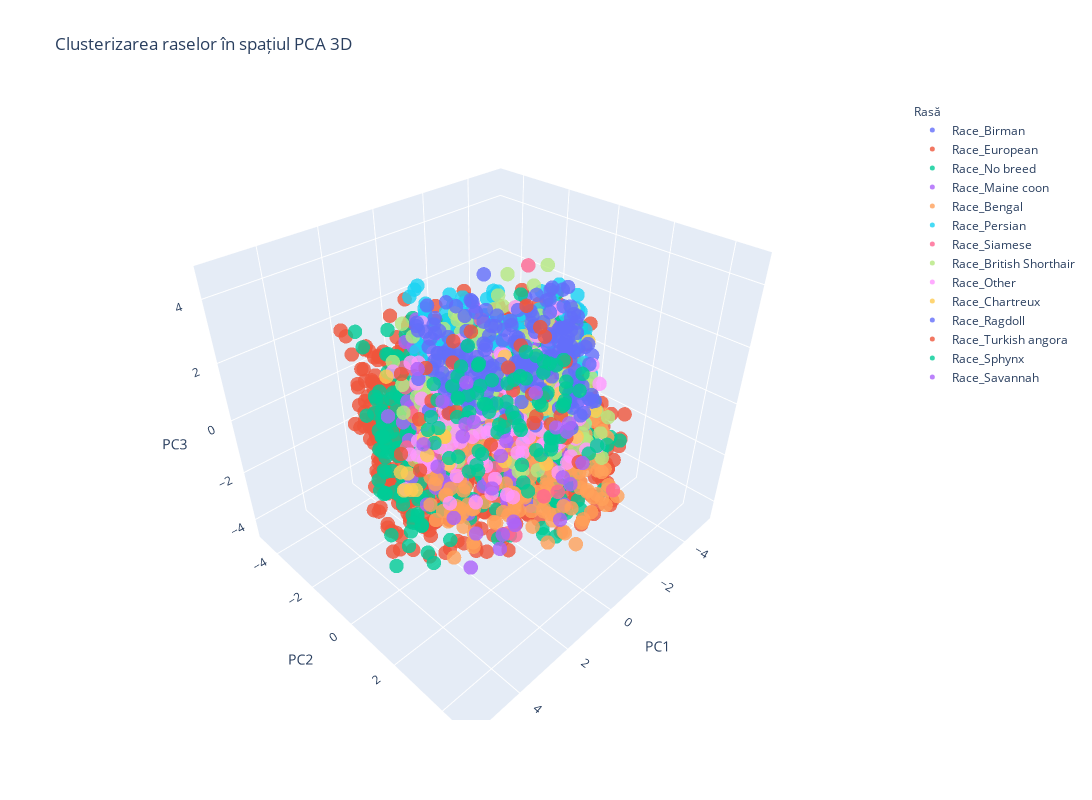

The code cell stored with this chart in its notebook:
### Code cell
visualize_race_clusters_3d_interactive(df_encoded)

### Figure 1 — Plotly figure (JSON) as saved in the notebook; plotly's stock layout.template omitted (floating-point values rounded to 4 significant figures; data arrays with more than 128 entries replaced by an {"elided": "..."} marker saying what was removed)
{"data": [{"hovertemplate": "Rasă=Race_Birman<br>Componenta principală 1=%{x}<br>Componenta principală 2=%{y}<br>Componenta principală 3=%{z}<extra></extra>", "legendgroup": "Race_Birman", "marker": {"color": "#636efa", "opacity": 0.8, "size": 5, "symbol": "circle"}, "mode": "markers", "name": "Race_Birman", "scene": "scene", "showlegend": true, "type": "scatter3d", "x": {"elided": "192 float values"}, "y": {"elided": "192 float values"}, "z": {"elided": "192 float values"}}, {"hovertemplate": "Rasă=Race_European<br>Componenta principală 1=%{x}<br>Componenta principală 2=%{y}<br>Componenta principală 3=%{z}<extra></extra>", "legendgroup": "Race_European", "marker": {"color": "#EF553B", "opacity": 0.8, "size": 5, "symbol": "circle"}, "mode": "markers", "name": "Race_European", "scene": "scene", "showlegend": true, "type": "scatter3d", "x": {"elided": "1018 float values"}, "y": {"elided": "1018 float values"}, "z": {"elided": "1018 float values"}}, {"hovertemplate": "Rasă=Race_No breed<br>Componenta principală 1=%{x}<br>Componenta principală 2=%{y}<br>Componenta principală 3=%{z}<extra></extra>", "legendgroup": "Race_No breed", "marker": {"color": "#00cc96", "opacity": 0.8, "size": 5, "symbol": "circle"}, "mode": "markers", "name": "Race_No breed", "scene": "scene", "showlegend": true, "type": "scatter3d", "x": {"elided": "482 float values"}, "y": {"elided": "482 float values"}, "z": {"elided": "482 float values"}}, {"hovertemplate": "Rasă=Race_Maine coon<br>Componenta principală 1=%{x}<br>Componenta principală 2=%{y}<br>Componenta principală 3=%{z}<extra></extra>", "legendgroup": "Race_Maine coon", "marker": {"color": "#ab63fa", "opacity": 0.8, "size": 5, "symbol": "circle"}, "mode": "markers", "name": "Race_Maine coon", "scene": "scene", "showlegend": true, "type": "scatter3d", "x": {"elided": "197 float values"}, "y": {"elided": "197 float values"}, "z": {"elided": "197 float values"}}, {"hovertemplate": "Rasă=Race_Bengal<br>Componenta principală 1=%{x}<br>Componenta principală 2=%{y}<br>Componenta principală 3=%{z}<extra></extra>", "legendgroup": "Race_Bengal", "marker": {"color": "#FFA15A", "opacity": 0.8, "size": 5, "symbol": "circle"}, "mode": "markers", "name": "Race_Bengal", "scene": "scene", "showlegend": true, "type": "scatter3d", "x": {"elided": "238 float values"}, "y": {"elided": "238 float values"}, "z": {"elided": "238 float values"}}, {"hovertemplate": "Rasă=Race_Persian<br>Componenta principală 1=%{x}<br>Componenta principală 2=%{y}<br>Componenta principală 3=%{z}<extra></extra>", "legendgroup": "Race_Persian", "marker": {"color": "#19d3f3", "opacity": 0.8, "size": 5, "symbol": "circle"}, "mode": "markers", "name": "Race_Persian", "scene": "scene", "showlegend": true, "type": "scatter3d", "x": {"elided": "192 float values"}, "y": {"elided": "192 float values"}, "z": {"elided": "192 float values"}}, {"hovertemplate": "Rasă=Race_Siamese<br>Componenta principală 1=%{x}<br>Componenta principală 2=%{y}<br>Componenta principală 3=%{z}<extra></extra>", "legendgroup": "Race_Siamese", "marker": {"color": "#FF6692", "opacity": 0.8, "size": 5, "symbol": "circle"}, "mode": "markers", "name": "Race_Siamese", "scene": "scene", "showlegend": true, "type": "scatter3d", "x": [0.9338, 0.7163, 2.881, 0.1288, 0.9793, -1.924, 1.603, -0.4616, 0.5975, 3.639, -0.6227, -0.2166, 0.2512, -0.2029, -0.6554, 0.2132, -1.869, 0.8871, 1.297, 0.2328, 1.251, -0.229, -0.182, 0.484, -1.842, 0.7659, -0.5453, -0.08742, -1.473, -0.5672, 2.018, 0.7366, -0.1406, -0.298, -0.8355, -2.095, -0.8751, -1.381, -2.125, -1.269, -2.639, 1.694, -0.8052, 2.06, 2.957, 1.299, 3.02, 2.342, 1.42, -0.4471, -0.6109, 1.857, 2.304, 1.373, -1.156, 1.869, 1.343, -0.3324], "y": [-2.35, 2.765, 1.557, -1.935, 1.047, 2.006, 0.748, 0.9601, 3.62, 0.5923, 2.384, 2.052, 2.763, -0.7148, 0.7761, -1.123, 0.1403, 1.627, 2.026, -0.1711, 1.405, 0.7183, 1.204, 3.64, 0.6186, 1.113, 1.555, -0.2715, -1.487, -1.293, 1.928, 0.327, 2.596, 4.431, 0.1714, 1.974, 1.875, 1.523, 0.7198, -0.2939, 0.7358, 0.1538, 0.5786, -0.7986, 0.8903, 2.298, 0.7609, -0.8009, -2.309, -0.5857, 2.274, 0.7581, -1.304, -1.454, -0.4417, 3.097, -0.9166, -1.092], "z": [0.8024, 2.898, 0.4966, -2.819, -1.688, -0.5629, -0.8731, -2.465, 0.6543, 2.83, 2.397, -2.295, 2.267, 1.132, 2.661, 0.4847, -1.433, -3.385, 0.01709, 0.7968, -0.6937, -0.5339, -1.642, 1.116, 2.429, 1.425, -0.09792, 1.0, -1.176, 0.3985, -0.1694, 3.522, 1.629, -0.6161, 1.285, 0.05269, 2.443, 2.393, 0.4119, -1.753, -0.4099, 2.212, 4.667, -0.2963, 0.5104, -2.717, 2.586, 0.7012, 1.145, -0.3498, -2.218, 0.7255, -0.8663, -1.22, 0.7034, 2.489, 0.2361, -1.673]}, {"hovertemplate": "Rasă=Race_British Shorthair<br>Componenta principală 1=%{x}<br>Componenta principală 2=%{y}<br>Componenta principală 3=%{z}<extra></extra>", "legendgroup": "Race_British Shorthair", "marker": {"color": "#B6E880", "opacity": 0.8, "size": 5, "symbol": "circle"}, "mode": "markers", "name": "Race_British Shorthair", "scene": "scene", "showlegend": true, "type": "scatter3d", "x": {"elided": "166 float values"}, "y": {"elided": "166 float values"}, "z": {"elided": "166 float values"}}, {"hovertemplate": "Rasă=Race_Other<br>Componenta principală 1=%{x}<br>Componenta principală 2=%{y}<br>Componenta principală 3=%{z}<extra></extra>", "legendgroup": "Race_Other", "marker": {"color": "#FF97FF", "opacity": 0.8, "size": 5, "symbol": "circle"}, "mode": "markers", "name": "Race_Other", "scene": "scene", "showlegend": true, "type": "scatter3d", "x": {"elided": "135 float values"}, "y": {"elided": "135 float values"}, "z": {"elided": "135 float values"}}, {"hovertemplate": "Rasă=Race_Chartreux<br>Componenta principală 1=%{x}<br>Componenta principală 2=%{y}<br>Componenta principală 3=%{z}<extra></extra>", "legendgroup": "Race_Chartreux", "marker": {"color": "#FECB52", "opacity": 0.8, "size": 5, "symbol": "circle"}, "mode": "markers", "name": "Race_Chartreux", "scene": "scene", "showlegend": true, "type": "scatter3d", "x": [-0.1115, -0.5511, 0.3113, 0.6529, 0.7384, 2.519, 1.625, 0.8728, 1.468, -0.8442, 1.136, -2.837, -1.16, -1.906, 0.7549, 0.1784, 2.105, -0.2864, -0.845, 1.383, -1.91, -1.633, 2.843, -1.966, -1.798, 2.453, 3.451, 1.233, 2.717, 2.458, -1.425], "y": [2.625, 2.17, -1.884, -0.6782, -0.3571, -1.42, -0.7755, -2.232, -0.9621, 0.6086, 0.07335, 1.293, -0.9989, 0.07421, 1.298, 1.924, -0.6007, 1.863, -0.3319, -0.491, -1.285, 2.05, -0.6444, 0.6518, 0.6373, -1.431, 0.2507, -0.7948, -1.436, -0.8195, 2.766], "z": [1.198, 1.405, -1.816, 1.996, 0.6375, -1.774, 1.932, -1.789, -0.5704, 0.03939, 0.5492, 1.782, -0.8835, 1.12, -0.777, 1.549, -0.8708, 0.8545, -1.241, -1.562, 0.5407, -0.7635, -1.165, -2.83, 0.6273, -2.562, -0.8784, -0.7674, 1.804, -2.161, 0.686]}, {"hovertemplate": "Rasă=Race_Ragdoll<br>Componenta principală 1=%{x}<br>Componenta principală 2=%{y}<br>Componenta principală 3=%{z}<extra></extra>", "legendgroup": "Race_Ragdoll", "marker": {"color": "#636efa", "opacity": 0.8, "size": 5, "symbol": "circle"}, "mode": "markers", "name": "Race_Ragdoll", "scene": "scene", "showlegend": true, "type": "scatter3d", "x": {"elided": "216 float values"}, "y": {"elided": "216 float values"}, "z": {"elided": "216 float values"}}, {"hovertemplate": "Rasă=Race_Turkish angora<br>Componenta principală 1=%{x}<br>Componenta principală 2=%{y}<br>Componenta principală 3=%{z}<extra></extra>", "legendgroup": "Race_Turkish angora", "marker": {"color": "#EF553B", "opacity": 0.8, "size": 5, "symbol": "circle"}, "mode": "markers", "name": "Race_Turkish angora", "scene": "scene", "showlegend": true, "type": "scatter3d", "x": [-0.8924, 0.8204, -0.03346, 0.0523, -0.773, -3.413, -0.3609, -2.242, -1.209, -0.4081, -1.41, -1.532, -1.945, -2.823, -2.332, -1.528, -2.226, -1.495, -3.141, 1.364, -1.626, -0.9231, 1.346, 1.501, 2.219, 0.2119, 2.878, 2.597], "y": [-4.097, -1.812, -0.885, -1.62, -0.1466, -1.123, -2.03, -1.199, 2.523, 2.345, 0.02242, 1.093, 0.02374, 0.4911, -0.4235, 0.6766, 1.199, -0.7396, -0.8941, -2.542, 0.6324, 0.2851, -1.955, 0.07093, 0.5666, 0.1884, 0.09726, -1.229], "z": [-0.6832, -0.1214, 2.365, 1.023, -0.8503, -2.506, 1.442, -0.8816, -1.243, 0.8082, 3.033, -0.7335, -1.454, 0.7315, -0.7062, 2.222, -1.582, 0.5486, 1.293, 0.786, 0.00431, 2.016, -2.708, 0.7515, 1.311, -1.084, 1.207, -0.9001]}, {"hovertemplate": "Rasă=Race_Sphynx<br>Componenta principală 1=%{x}<br>Componenta principală 2=%{y}<br>Componenta principală 3=%{z}<extra></extra>", "legendgroup": "Race_Sphynx", "marker": {"color": "#00cc96", "opacity": 0.8, "size": 5, "symbol": "circle"}, "mode": "markers", "name": "Race_Sphynx", "scene": "scene", "showlegend": true, "type": "scatter3d", "x": [-1.969, -0.7638, -2.705, -1.058, -1.499, -1.488, -1.355, 0.637, -0.00802, -1.445, -1.093, -0.357, -0.4938, -1.089, -0.494, -0.4072, -0.0242, -0.5227, -0.2849, -1.863, -2.401, 0.09, -0.5337, -1.703, -0.7429, -1.202, -1.977, -0.5068, -2.804, -0.2233, -1.365, -0.9105, -4.502, -3.031, -1.039, -3.607, -2.329, -2.63, -1.075, -0.4295, -0.8702, -1.162, 0.1864, -2.522, -1.289, -2.599, -2.653, 0.01261, -0.5784, -3.853, -2.406, -2.581, -1.775, -1.432, -3.372, -3.865, -3.064, -0.5315, -3.531, -0.5015, -1.687, -2.842, -0.6069, -2.537, -2.788, -3.903, -1.806, -1.461, -3.397, -2.091, -3.243, -1.526, -3.412, -0.07363, 0.5248, -0.2173], "y": [-2.061, 0.6255, -1.091, -2.141, -2.015, -1.181, -0.0724, -0.8544, -2.029, -2.114, -3.782, -0.9753, -2.098, -1.646, -2.044, 1.031, -0.7006, -1.614, -0.7042, 0.2673, -0.9397, -2.762, 1.928, -1.063, -2.574, -1.175, -3.092, -3.698, -1.141, 0.7438, -1.973, 0.06525, -0.7324, 0.2419, -0.7964, 0.6082, 2.716, 0.7343, -2.659, -1.949, -2.256, 0.5872, -0.8487, -1.757, 1.092, 0.2461, -0.1894, -2.631, -1.6, -1.282, 2.296, -1.78, 1.544, -1.675, 0.1461, -1.274, -1.637, 1.973, -0.004033, -0.1513, 1.376, 1.115, -1.192, 1.922, 0.518, -1.674, 0.9431, 0.6332, -0.347, 0.7892, -0.4995, -0.5452, -0.8913, -0.391, -2.131, -2.765], "z": [-2.065, -2.198, 0.4661, -0.9641, -0.7382, -2.233, -1.302, -1.907, -3.005, -1.051, -1.974, -3.155, -1.559, 0.4747, -0.7444, -2.477, -2.539, -1.353, -2.237, -2.413, -2.497, -1.595, -0.2937, -2.057, -0.6601, 0.009023, 0.1741, -2.947, -0.6456, -0.01031, 0.1522, 0.7295, -1.363, 0.5927, -0.6317, -0.03029, -1.096, -0.08807, -0.4539, -0.7043, 0.1934, -3.592, -2.783, -1.762, 0.5634, -2.263, -3.319, -0.2487, -1.158, -2.334, -1.404, -1.034, -0.9082, -1.292, -1.201, -0.4827, -0.8867, -0.6819, -1.507, -0.8628, 0.01082, -0.08921, -2.57, -2.006, -2.217, -0.441, -1.814, -0.1056, -0.03097, -1.752, 0.03543, -1.101, -0.5695, 0.0103, -2.113, -2.218]}, {"hovertemplate": "Rasă=Race_Savannah<br>Componenta principală 1=%{x}<br>Componenta principală 2=%{y}<br>Componenta principală 3=%{z}<extra></extra>", "legendgroup": "Race_Savannah", "marker": {"color": "#ab63fa", "opacity": 0.8, "size": 5, "symbol": "circle"}, "mode": "markers", "name": "Race_Savannah", "scene": "scene", "showlegend": true, "type": "scatter3d", "x": [2.761, 2.442, 1.073, 1.426, -0.4052, 1.434, -0.2738, 1.792, 1.801, -1.17, 0.1959, 0.05484, -1.336, 0.8233, -0.5093, -0.5152, -1.482, -0.9782, 1.252, -0.1962, 1.612, 2.566, 1.787, 1.29, 0.774, -0.003479], "y": [1.903, 0.8726, -2.033, 2.328, 2.585, -0.9483, 0.3884, 0.7644, 2.153, 2.024, 0.2297, -1.028, 2.571, 1.839, 2.806, 2.52, 1.35, 0.8919, -0.7924, 2.821, 2.081, 1.947, 0.6325, -1.812, 0.03835, 0.4166], "z": [-3.28, -2.207, -1.816, -2.058, -1.328, -1.907, -1.099, 0.8201, -3.025, -0.3441, -2.848, 0.5646, -1.329, -2.936, -1.521, -3.162, -0.7027, 0.6155, 0.5605, 0.8854, -2.624, -2.009, 0.3272, 1.255, -0.0007584, -1.519]}], "layout": {"height": 800, "legend": {"title": {"font": {"size": 12}, "text": "Rasă"}, "tracegroupgap": 0}, "scene": {"domain": {"x": [0, 1], "y": [0, 1]}, "xaxis": {"title": {"text": "PC1"}}, "yaxis": {"title": {"text": "PC2"}}, "zaxis": {"title": {"text": "PC3"}}}, "title": {"text": "Clusterizarea raselor în spațiul PCA 3D"}, "width": 1400}}
